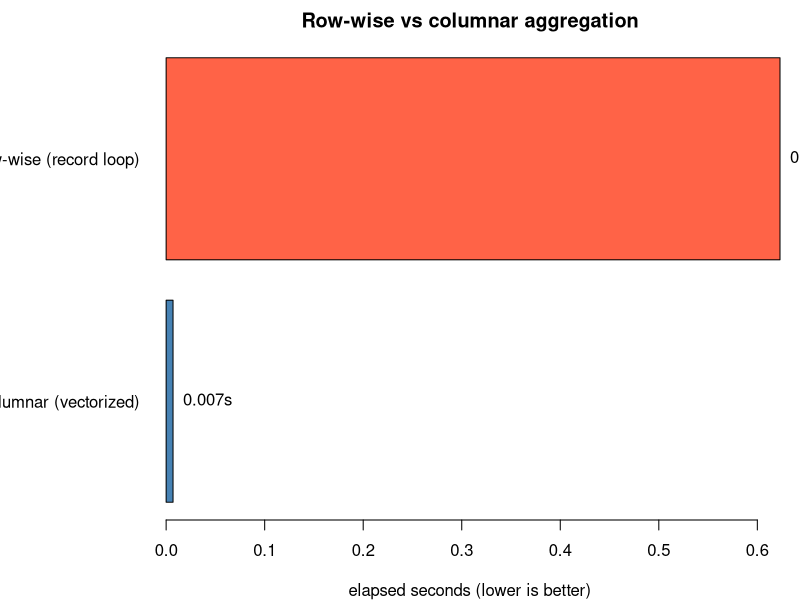

Recreate this plot in R.
## ---- chunk 1
set.seed(1)

n  <- 200000           # rows
p  <- 8                # columns (we aggregate just one of them)
groups <- sample(LETTERS[1:5], n, replace = TRUE)
value  <- rnorm(n, mean = 10, sd = 3)

# Columnar layout: a data.frame stores each column as one contiguous vector.
df <- data.frame(
  g  = groups,
  x  = value,
  c3 = rnorm(n), c4 = rnorm(n), c5 = rnorm(n),
  c6 = rnorm(n), c7 = rnorm(n), c8 = rnorm(n)
)

# Row layout: a list of records, each record a named list of all p fields.
# This mimics how a row store interleaves every column per record.
rows <- lapply(seq_len(n), function(i) {
  list(g = df$g[i], x = df$x[i],
       c3 = df$c3[i], c4 = df$c4[i], c5 = df$c5[i],
       c6 = df$c6[i], c7 = df$c7[i], c8 = df$c8[i])
})

# Columnar aggregation: vectorized over the single contiguous column x.
col_agg <- function(d) {
  vapply(split(d$x, d$g), mean, numeric(1))
}

# Row-wise aggregation: visit each record, accumulate sum and count.
row_agg <- function(rs) {
  sums   <- numeric(0)
  counts <- numeric(0)
  for (r in rs) {                 # walk records one at a time
    g <- r$g
    if (is.na(sums[g])) { sums[g] <- 0; counts[g] <- 0 }
    sums[g]   <- sums[g] + r$x     # touches the record; row layout cost
    counts[g] <- counts[g] + 1
  }
  sums / counts
}

t_col <- system.time(res_col <- col_agg(df))["elapsed"]
t_row <- system.time(res_row <- row_agg(rows))["elapsed"]

# Same answer, up to ordering.
stopifnot(all.equal(sort(res_col), sort(res_row[names(res_col)])))

timing <- data.frame(
  layout       = c("columnar (vectorized)", "row-wise (record loop)"),
  seconds      = round(c(t_col, t_row), 3),
  speedup      = round(c(1, t_row / t_col), 1)
)
print(timing)
## ---- chunk 2
op <- par(mar = c(4, 8, 2, 1))
barplot(
  timing$seconds,
  names.arg  = timing$layout,
  horiz      = TRUE,
  las        = 1,
  col        = c("steelblue", "tomato"),
  xlab       = "elapsed seconds (lower is better)",
  main       = "Row-wise vs columnar aggregation"
)
text(x = timing$seconds, y = c(0.7, 1.9),
     labels = paste0(timing$seconds, "s"), pos = 4, xpd = NA)
par(op)
